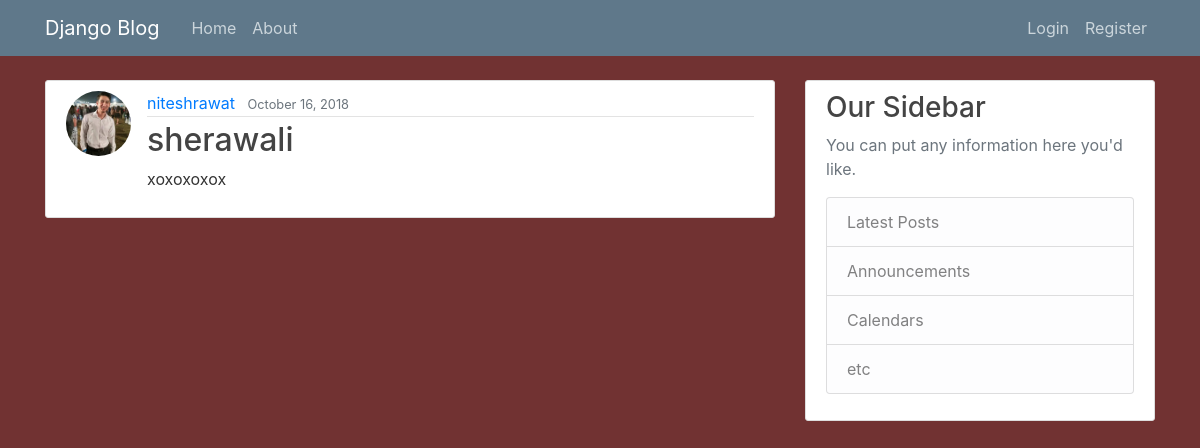
Screenshot of /post/32/ with the database file from the repository.
### blog/models.py (models this page shows, shortened)
class Post(models.Model):
    title = models.CharField(max_length=100)
    content = models.TextField()
    date_posted = models.DateTimeField(default=timezone.now)
    author = models.ForeignKey(User, related_name='posts', on_delete=models.CASCADE)
    class Meta:
        verbose_name = _('Post')
        verbose_name_plural = _('Posts')

### users/models.py (models this page shows, shortened)
class Profile(models.Model):
    user = models.OneToOneField(User, on_delete=models.CASCADE)
    image = models.ImageField(default='default.jpg', upload_to='profile_pics')

### blog/views.py (the view)
# urls.py: path('post/<int:pk>/', PostDetailView.as_view(), name='post-detail'),
class PostDetailView(DetailView):
    model = Post

### blog/templates/blog/post_detail.html (shortened to what this page needs)
{% extends "blog/base.html" %}
{% block content %}
  <article class="media content-section">
    <img class="rounded-circle article-img" src="{{ object.author.profile.image.url }}">
    <div class="media-body">
      <div class="article-metadata">
        <a class="mr-2" href="{% url 'user-posts' object.author.username %}">{{ object.author }}</a>
        <small class="text-muted">{{ object.date_posted|date:"F d, Y" }}</small>
      </div>
      <h2 class="article-title">{{ object.title }}</h2>
      <p class="article-content">{{ object.content }}</p>
    </div>
  </article>
{% endblock content %}

### blog/static/blog/main.css (style rules this page uses)
body { background: #713232; color: #333333; margin-top: 5rem; }
h1, h2, h3, h4, h5, h6 { color: #444444; }
.content-section { background: #ffffff; padding: 10px 20px; border: 1px solid #dddddd; border-radius: 3px; margin-bottom: 20px; }
.article-title { color: #444444; }
.article-content { white-space: pre-line; }
.article-img { height: 65px; width: 65px; margin-right: 16px; }
.article-metadata { padding-bottom: 1px; margin-bottom: 4px; border-bottom: 1px solid #e3e3e3 }

### rows the page displays
Post: author.profile.image (picture), author "niteshrawat", date_posted "October 16, 2018", title "sherawali", content "xoxoxoxox"
